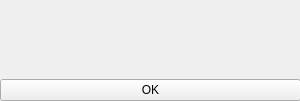
<?xml version="1.0" encoding="UTF-8"?>
<ui version="4.0">
 <class>error_form</class>
 <widget class="QWidget" name="error_form">
  <property name="geometry">
   <rect>
    <x>0</x>
    <y>0</y>
    <width>300</width>
    <height>101</height>
   </rect>
  </property>
  <property name="windowTitle">
   <string>Form</string>
  </property>
  <property name="styleSheet">
   <string notr="true">background-color: (255,255,255)</string>
  </property>
  <widget class="QWidget" name="verticalLayoutWidget">
   <property name="geometry">
    <rect>
     <x>0</x>
     <y>0</y>
     <width>301</width>
     <height>101</height>
    </rect>
   </property>
   <layout class="QVBoxLayout" name="verticalLayout">
    <item>
     <widget class="QLabel" name="error_label">
      <property name="text">
       <string/>
      </property>
      <property name="alignment">
       <set>Qt::AlignCenter</set>
      </property>
     </widget>
    </item>
    <item>
     <widget class="QPushButton" name="ok_button">
      <property name="text">
       <string>OK</string>
      </property>
     </widget>
    </item>
   </layout>
  </widget>
 </widget>
 <resources/>
 <connections/>
</ui>
